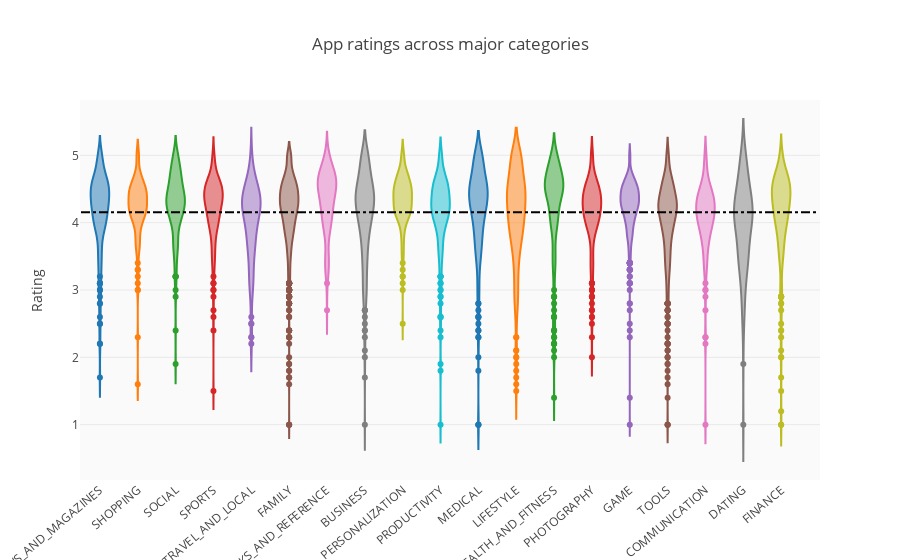

Notebook cell for this chart:
### Markdown cell above
Most apps do well with an average rating of 4.16.  Let's break this down and inspect if we have categories which perform exceptionally good or bad.

### Code cell
groups = app_data.groupby('Category').filter(lambda x: len(x) >= 120).reset_index()
print('Average rating = ', np.nanmean(list(groups.Rating)))
c = ['hsl('+str(h)+',50%'+',50%)' for h in np.linspace(0, 720, len(set(groups.Category)))]

layout = {'title' : 'App ratings across major categories',
        'xaxis': {'tickangle':-40},
        'yaxis': {'title': 'Rating'},
          'plot_bgcolor': 'rgb(250,250,250)',
          'shapes': [{
              'type' :'line',
              'x0': -.5,
              'y0': np.nanmean(list(groups.Rating)),
              'x1': 19,
              'y1': np.nanmean(list(groups.Rating)),
              'line': { 'dash': 'dashdot'}
          }]
          }

data = [{
    'y': app_data.loc[app_data.Category==category]['Rating'], 
    'type':'violin',
    'name' : category,
    'showlegend':False,
    } for i,category in enumerate(list(set(groups.Category)))]

plotly.offline.iplot({'data': data, 'layout': layout})

### Figure 1 — Plotly figure (JSON) as saved in the notebook; plotly's stock layout.template omitted (floating-point values rounded to 4 significant figures; data arrays with more than 128 entries replaced by an {"elided": "..."} marker saying what was removed)
{"data": [{"name": "NEWS_AND_MAGAZINES", "showlegend": false, "type": "violin", "uid": "86b92f82-cc1d-4adf-9045-f6a2a264ca20", "y": {"elided": "154 float values"}}, {"name": "SHOPPING", "showlegend": false, "type": "violin", "uid": "fbe20d4f-124e-4304-9f76-d912477d1bb5", "y": {"elided": "146 float values"}}, {"name": "SOCIAL", "showlegend": false, "type": "violin", "uid": "730aca03-fa98-4907-8524-dce7053ebbe7", "y": {"elided": "156 float values"}}, {"name": "SPORTS", "showlegend": false, "type": "violin", "uid": "7ab9d052-403d-45f9-9af6-f1bc19febdbc", "y": {"elided": "221 float values"}}, {"name": "TRAVEL_AND_LOCAL", "showlegend": false, "type": "violin", "uid": "5cb184e9-267b-4812-be05-79b088137a2d", "y": {"elided": "141 float values"}}, {"name": "FAMILY", "showlegend": false, "type": "violin", "uid": "53979c7c-5d36-464f-b157-099b2d6fb6de", "y": {"elided": "1512 float values"}}, {"name": "BOOKS_AND_REFERENCE", "showlegend": false, "type": "violin", "uid": "9706dc9f-d28c-4dac-8479-f551c2f592c5", "y": {"elided": "141 float values"}}, {"name": "BUSINESS", "showlegend": false, "type": "violin", "uid": "d33d4d28-5f0d-49d5-bfbc-b3ba73e55425", "y": {"elided": "222 float values"}}, {"name": "PERSONALIZATION", "showlegend": false, "type": "violin", "uid": "7560f768-1705-4ff9-bf1d-03372661c4b3", "y": {"elided": "276 float values"}}, {"name": "PRODUCTIVITY", "showlegend": false, "type": "violin", "uid": "ee751f01-196c-4b8d-9e0c-00cd0c81e991", "y": {"elided": "223 float values"}}, {"name": "MEDICAL", "showlegend": false, "type": "violin", "uid": "87a375a9-d94b-421c-acf5-17d21d9faa50", "y": {"elided": "266 float values"}}, {"name": "LIFESTYLE", "showlegend": false, "type": "violin", "uid": "84a89471-214f-44a2-970d-bf5ba0505971", "y": {"elided": "269 float values"}}, {"name": "HEALTH_AND_FITNESS", "showlegend": false, "type": "violin", "uid": "1c84757c-ef04-4358-b41e-e673659ab365", "y": {"elided": "191 float values"}}, {"name": "PHOTOGRAPHY", "showlegend": false, "type": "violin", "uid": "465beab3-4835-428b-bef9-ef86c11514f7", "y": {"elided": "204 float values"}}, {"name": "GAME", "showlegend": false, "type": "violin", "uid": "f25941bd-22c1-4851-9852-74f788318c6d", "y": {"elided": "832 float values"}}, {"name": "TOOLS", "showlegend": false, "type": "violin", "uid": "0692e4b2-3b18-4a1e-af14-79208dac9a0d", "y": {"elided": "626 float values"}}, {"name": "COMMUNICATION", "showlegend": false, "type": "violin", "uid": "639fe13c-c8c0-448b-951b-2027526ca697", "y": {"elided": "188 float values"}}, {"name": "DATING", "showlegend": false, "type": "violin", "uid": "43619b1a-b094-4e06-8273-81ca51fbe08c", "y": [2.6, 3.5, 4.1, 4.1, 4.2, 4.5, 4.4, 4, 3.1, 4.4, 4.2, 4.1, 3.9, 4.3, 4.4, 3.5, 3.3, 4.5, 4.4, 4.1, 3.9, 3.9, 3.6, 3.6, 3.4, 4.2, 4.1, 3.4, 3, 4.6, 4.1, 3.9, 1.9, 3.5, 2.5, 3.9, 3.4, 3.5, 4.4, 3.8, 2.5, 2.8, 4.2, 3.5, 3.3, 4.1, 4.2, 3.5, 4.2, 4.4, 4.1, 4.2, 4.3, 3, 4, 3.3, 4.1, 3.7, 4, 4, 4.1, 3.3, 4.4, 4.3, 3.4, 4, 3.6, 4.2, 3.5, 4, 4.1, 4.4, 4.2, 4.1, 4.2, 4.1, 3.9, 4, 4.2, 4.5, 3.9, 3.6, 4.4, 3.5, 4.4, 4.8, 4.6, 4.7, 4.8, 2.7, 5, 4.8, 5, 4.8, 4.9, 3, 4.7, 1, 5, 4.7, 5, 5, 3, 4.1, 5, 3.7, 4.5, 4.2, 4.3, 4.4, 3.4, 4.7, 4.8, 4.7, 3.5, 4.7, 3.8, 2.9, 4.2, 3.7, 3.5, 4.1]}, {"name": "FINANCE", "showlegend": false, "type": "violin", "uid": "069280cd-ee42-4e88-83fd-c4dcbe42884f", "y": {"elided": "258 float values"}}], "layout": {"plot_bgcolor": "rgb(250,250,250)", "shapes": [{"line": {"dash": "dashdot"}, "type": "line", "x0": -0.5, "x1": 19, "y0": 4.156, "y1": 4.156}], "title": {"text": "App ratings across major categories"}, "xaxis": {"tickangle": -40}, "yaxis": {"title": {"text": "Rating"}}}}
